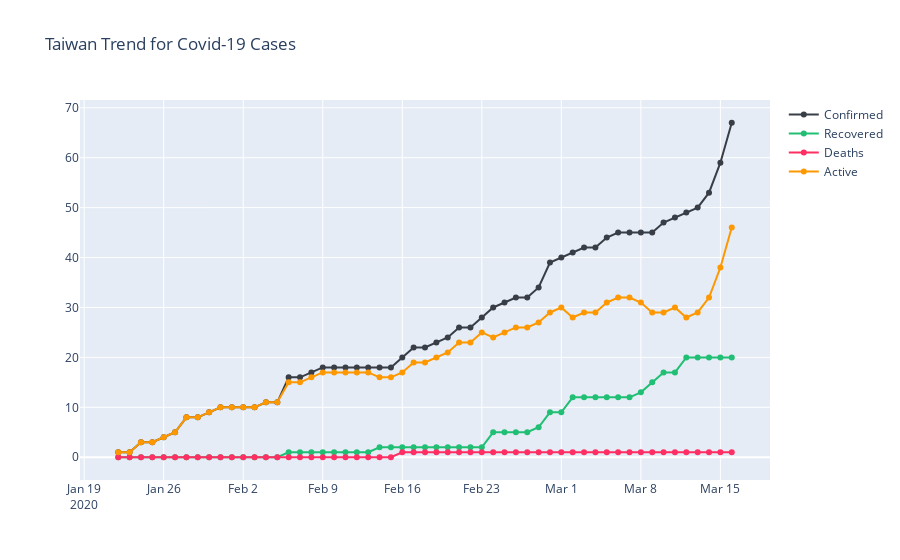

Notebook code for this chart:
### Code cell
is_taiwan = df_master['Country'] == 'Taiwan*'
temp = df_master[is_taiwan].groupby('Date')['Confirmed','Recovered','Deaths','Active'].sum().reset_index()
fig = go.Figure()
trace1 = go.Scatter(x=temp['Date'],
                    y=temp['Confirmed'],
                    mode='lines+markers',
                    name='Confirmed',
                    marker=dict(color=cnf,))

trace2 = go.Scatter(x=temp['Date'],
                    y=temp['Recovered'],
                    mode='lines+markers',
                    name='Recovered',
                    marker=dict(color=rec,))

trace3 = go.Scatter(x=temp['Date'],
                    y=temp['Deaths'],
                    mode='lines+markers',
                    name='Deaths',
                    marker=dict(color=dth,))

trace4 = go.Scatter(x=temp['Date'],
                    y=temp['Active'],
                    mode='lines+markers',
                    name='Active',
                    marker=dict(color=act,))

fig.add_trace(trace1)
fig.add_trace(trace2)
fig.add_trace(trace3)
fig.add_trace(trace4)
fig.update_layout(title='Taiwan Trend for Covid-19 Cases')
fig.show()
